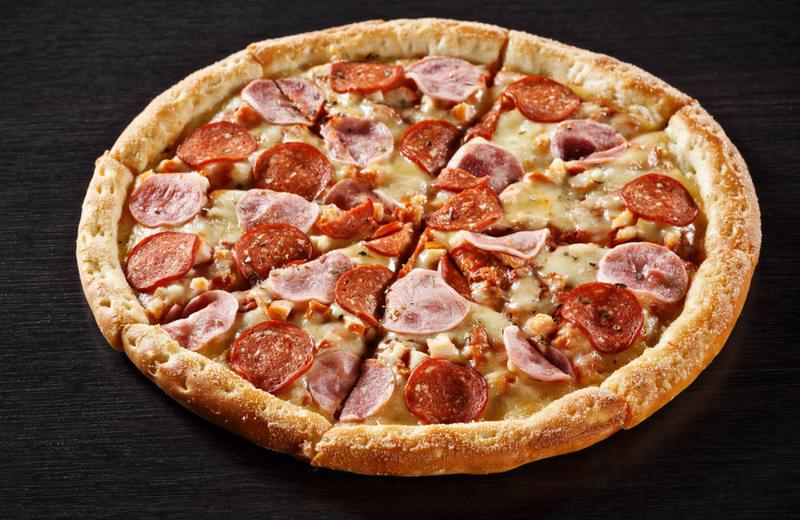
#> input picture Pizza.jpg, 800 x 520 px
$ python 4_Sobel.py   (older library calls are emulated)
#> lines starting #> are read from the running program, lines starting #| are printed output that depends on the picture
import cv2

# Загружаем изображение
image = cv2.imread('Pizza.jpg')
#> image is the input picture: shape (520, 800, 3); mean B, G, R 62.3, 84.4, 122.6

if image is None:
    print("Ошибка: не удалось загрузить изображение!")
    exit()

# Конвертируем в grayscale
gray = cv2.cvtColor(image, cv2.COLOR_BGR2GRAY)
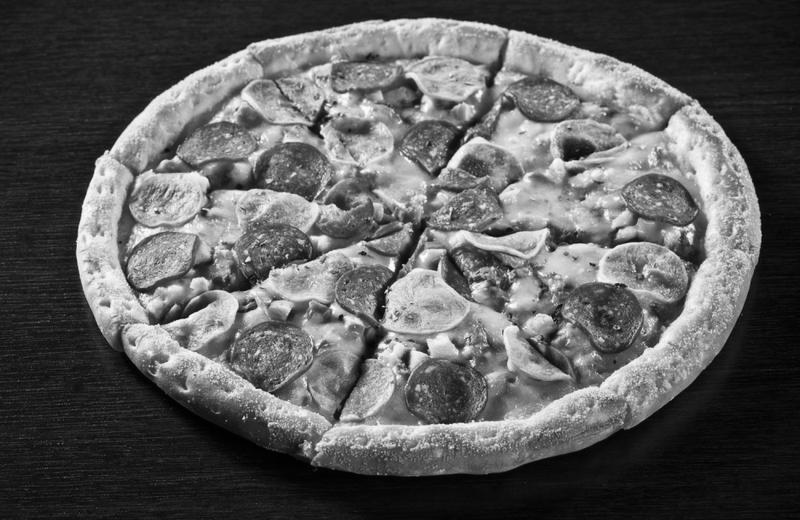
#> gray: shape (520, 800); min 0, max 255, mean 93.3

# ПРИМЕНЕНИЕ ОПЕРАТОРА СОБЕЛЯ

# Градиенты с сохранением знака
sobel_x = cv2.Sobel(gray, cv2.CV_64F, 1, 0, ksize=3)
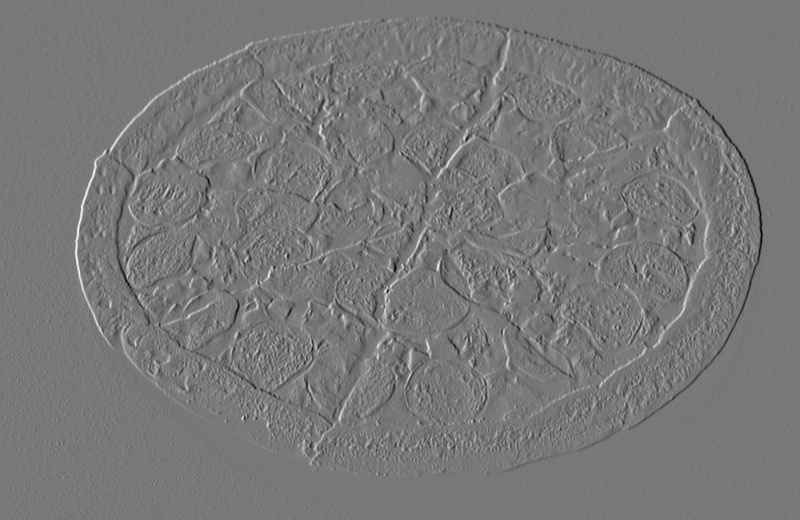
#> sobel_x: shape (520, 800) float64; min -742, max 827, mean -0.2; drawn with min black and max white
sobel_y = cv2.Sobel(gray, cv2.CV_64F, 0, 1, ksize=3)
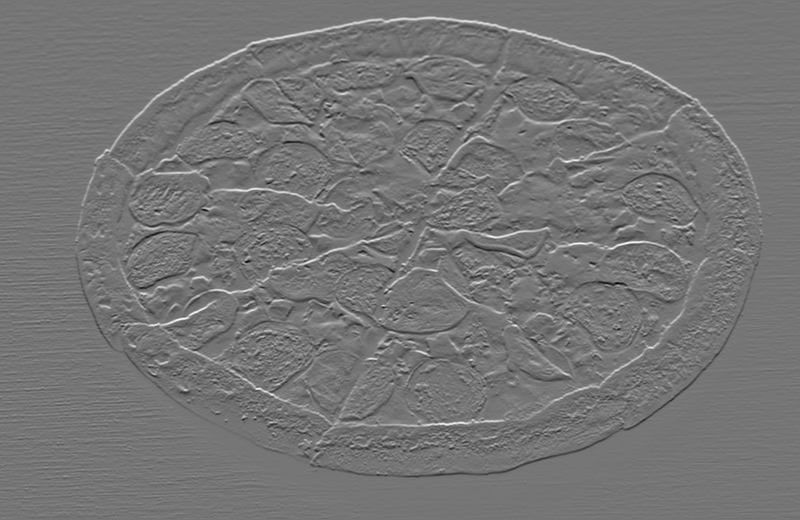
#> sobel_y: shape (520, 800) float64; min -740, max 862, mean -0.2; drawn with min black and max white

# Комбинирование градиентов
edges_combined = cv2.magnitude(sobel_x, sobel_y)
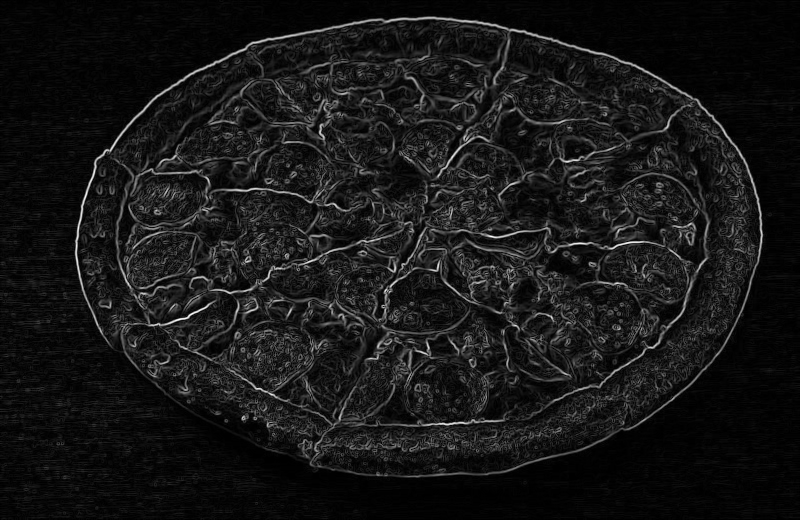
#> edges_combined: shape (520, 800) float64; min 0, max 878, mean 80.5; drawn with min black and max white
edges_combined = cv2.convertScaleAbs(edges_combined)
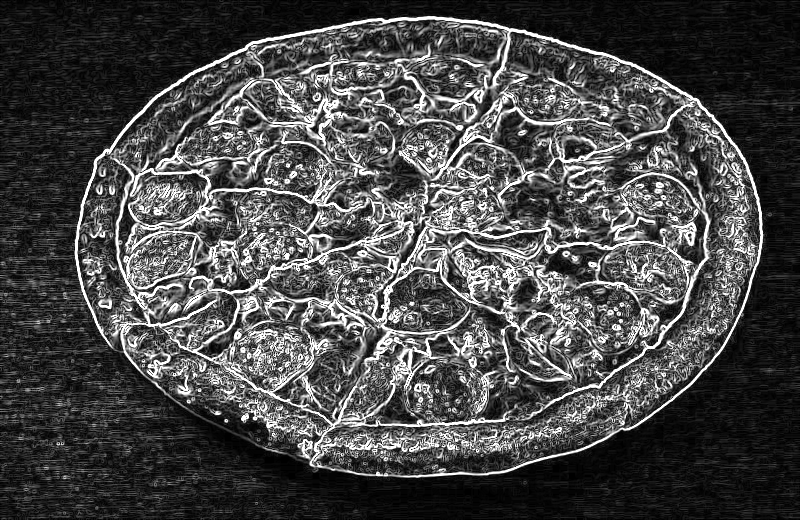
#> edges_combined: shape (520, 800); min 0, max 255, mean 73.6

# Конвертируем отдельные градиенты для отображения
sobel_x_abs = cv2.convertScaleAbs(sobel_x)
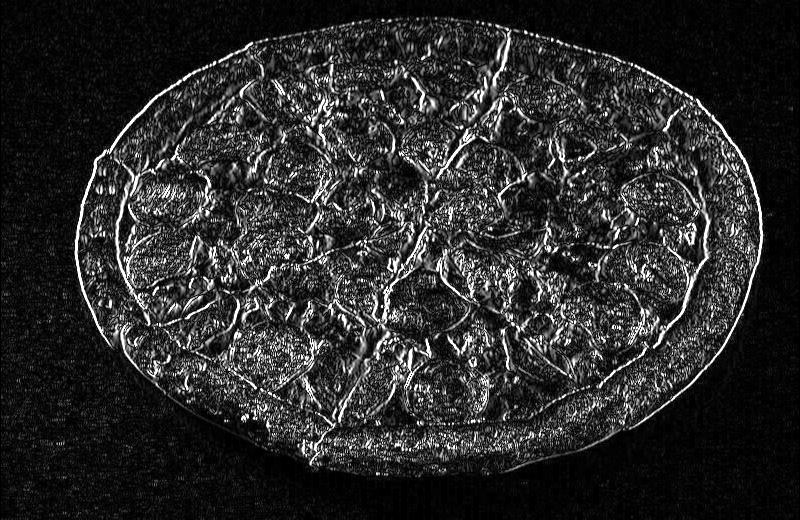
#> sobel_x_abs: shape (520, 800); min 0, max 255, mean 43.4
sobel_y_abs = cv2.convertScaleAbs(sobel_y)
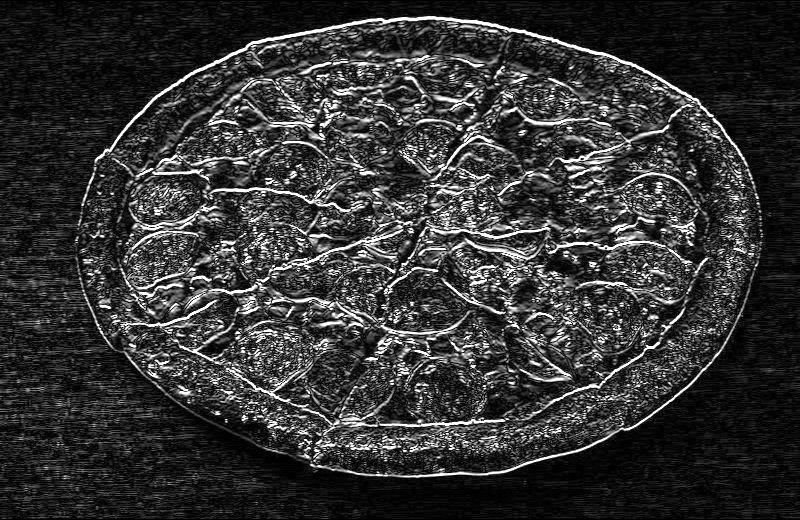
#> sobel_y_abs: shape (520, 800); min 0, max 255, mean 52.9

# Отображаем результаты
cv2.imshow('1. Original Image', image)
cv2.imshow('2. Sobel X (Vertical Edges)', sobel_x_abs)
cv2.imshow('3. Sobel Y (Horizontal Edges)', sobel_y_abs)
cv2.imshow('4. Combined Edges (magnitude)', edges_combined)

print("Оператор Собеля:")
print("2. Sobel X - вертикальные границы")
print("3. Sobel Y - горизонтальные границы")
print("4. Combined - все границы")

cv2.waitKey(0)
cv2.destroyAllWindows()
